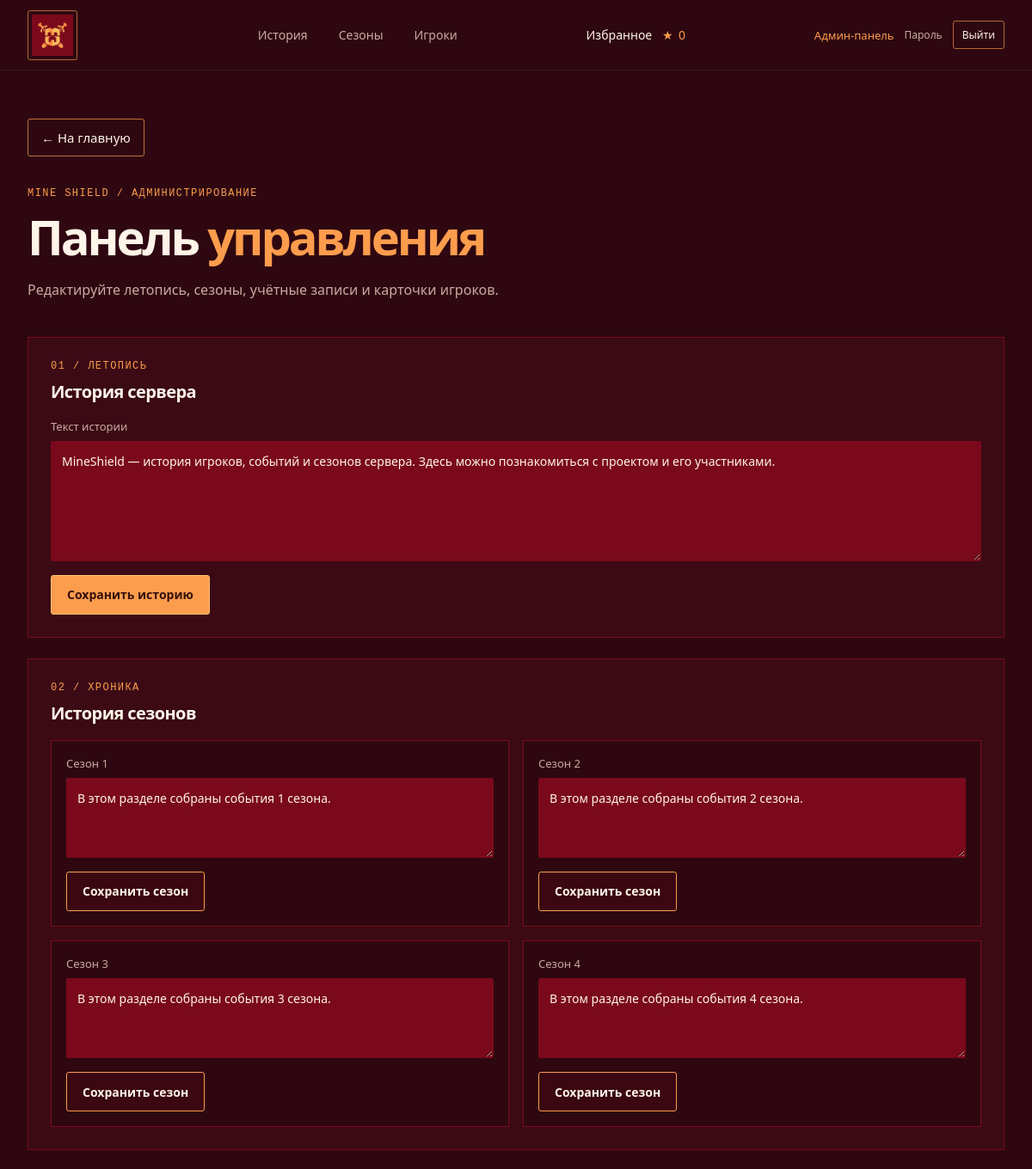
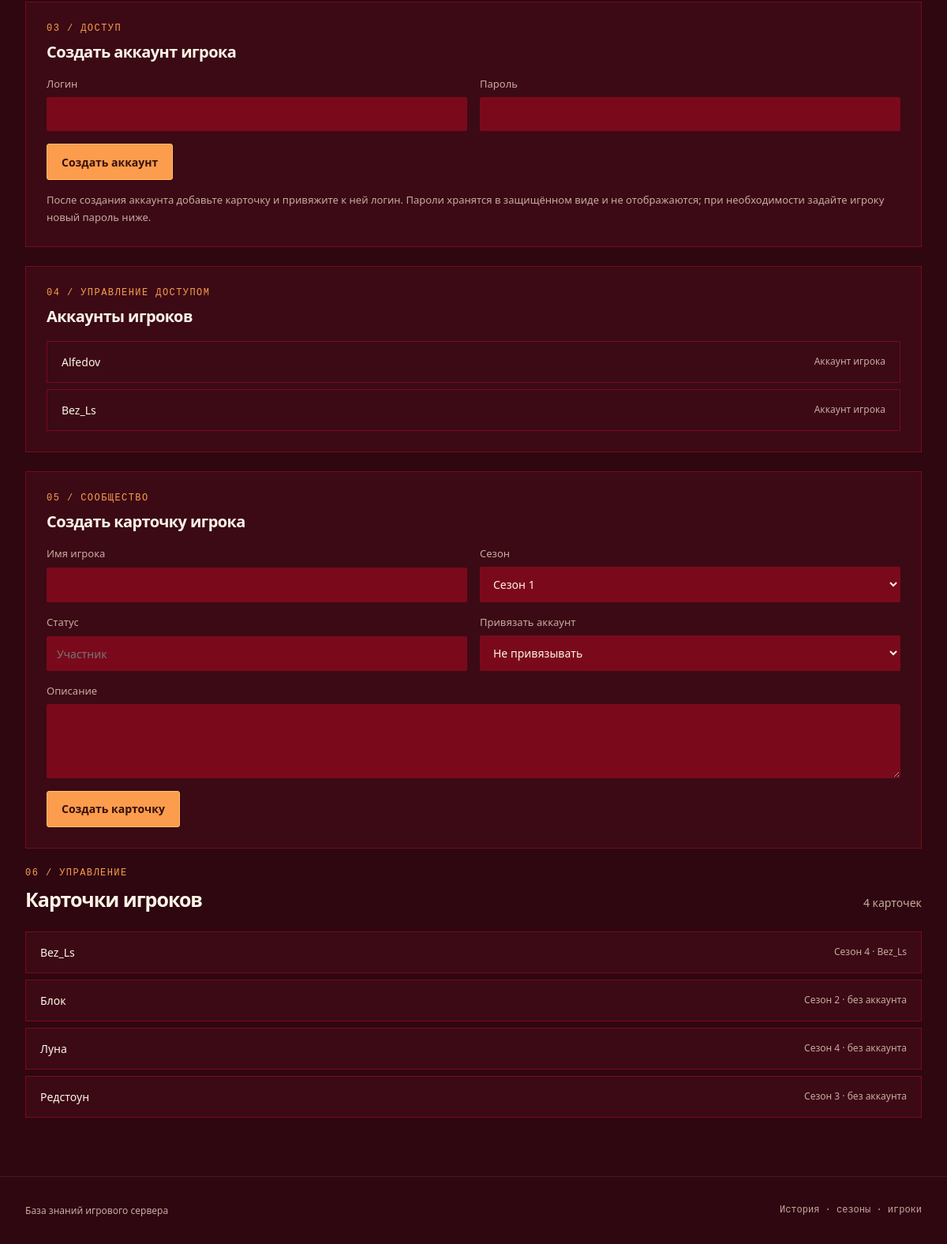
/admin (signed in), run on the app's committed database (2 pictures, top to bottom).
### tables this page shows
CREATE TABLE server_history (
                id INTEGER PRIMARY KEY,
                text TEXT
            );

CREATE TABLE seasons (
                id INTEGER PRIMARY KEY,
                history_text TEXT
            );

CREATE TABLE accounts (
                username TEXT PRIMARY KEY,
                password TEXT,
                role TEXT
            );

CREATE TABLE players (
                id INTEGER PRIMARY KEY AUTOINCREMENT,
                name TEXT,
                season_id INTEGER,
                info TEXT,
                status TEXT,
                linked_account TEXT,
                image_file_id TEXT
            );

### mineshield.py (the view)
@app.get("/admin")
@role_required("admin")
def admin():
    return render_template(
        "admin.html",
        history_text=get_server_history(),
        seasons=get_seasons(),
        players=get_admin_players(),
        accounts=get_player_accounts(),
    )

### mineshield.py (called while the page is built)
@app.context_processor
def inject_template_state() -> dict[str, Any]:
    static_dir = Path(app.static_folder or BASE_DIR / "static")
    return {
        "logo_available": (static_dir / "images" / "logo.png").is_file(),
        "current_user": get_current_user(),
        "csrf_token": get_csrf_token,
    }

def get_csrf_token() -> str:
    if "csrf_token" not in session:
        session["csrf_token"] = secrets.token_urlsafe(32)
    return session["csrf_token"]

def get_current_user() -> dict[str, str] | None:
    username = session.get("username")
    if not username:
        return None
    connection = connect_db()
    try:
        account = connection.execute(
            "SELECT username, role FROM accounts WHERE username = ?",
            (username,),
        ).fetchone()
    finally:
        connection.close()
    if account is None:
        session.clear()
        return None
    return dict(account)

def login_required(view: Callable) -> Callable:
    @wraps(view)
    def wrapped(*args, **kwargs):
        if get_current_user() is None:
            flash("Сначала войдите в аккаунт.", "error")
            return redirect(url_for("login"))
        return view(*args, **kwargs)
    return wrapped

def role_required(role: str) -> Callable:
    def decorate(view: Callable) -> Callable:
        @wraps(view)
        @login_required
        def wrapped(*args, **kwargs):
            user = get_current_user()
            if user is None or user["role"] != role:
                abort(403)
            return view(*args, **kwargs)
        return wrapped
    return decorate

def connect_db(db_path: Path | str | None = None) -> sqlite3.Connection:
    connection = sqlite3.connect(db_path or DB_PATH)
    connection.row_factory = sqlite3.Row
    return connection

def get_server_history() -> str:
    connection = connect_db()
    try:
        row = connection.execute(
            "SELECT text FROM server_history WHERE id = 1"
        ).fetchone()
        return row["text"] if row and row["text"] else "Информация пока не добавлена."
    finally:
        connection.close()

def get_seasons() -> list[sqlite3.Row]:
    connection = connect_db()
    try:
        return connection.execute(
            "SELECT id, history_text FROM seasons ORDER BY id"
        ).fetchall()
    finally:
        connection.close()

### templates/admin.html (shortened to what this page needs)
{% extends "base.html" %}
{% block content %}
<section class="page-hero">
  <a class="back-link" href="{{ url_for('home') }}">← На главную</a>
  <p class="eyebrow">MINE SHIELD / АДМИНИСТРИРОВАНИЕ</p>
  <h1>Панель <span>управления</span></h1>
  <p class="page-intro">Редактируйте летопись, сезоны, учётные записи и карточки игроков.</p>
</section>
<section class="admin-section form-panel">
  <p class="eyebrow">01 / ЛЕТОПИСЬ</p>
  <h2>История сервера</h2>
  <form class="site-form" action="{{ url_for('update_history') }}" method="post">
    <label>Текст истории
      <textarea name="text" rows="5" maxlength="10000" required>{{ history_text }}</textarea>
    </label>
    <button class="button button-primary" type="submit">Сохранить историю</button>
  </form>
</section>
<section class="admin-section form-panel">
  <p class="eyebrow">02 / ХРОНИКА</p>
  <h2>История сезонов</h2>
  <div class="admin-grid">
    {% for season in seasons %}
    <form class="site-form nested-form" action="{{ url_for('update_season', season_id=season.id) }}" method="post">
      <label>Сезон {{ season.id }}
        <textarea name="history_text" rows="3" maxlength="5000" required>{{ season.history_text }}</textarea>
      </label>
      <button class="button button-secondary" type="submit">Сохранить сезон</button>
    </form>
    {% endfor %}
  </div>
</section>
<section class="admin-section form-panel">
  <p class="eyebrow">03 / ДОСТУП</p>
  <h2>Создать аккаунт игрока</h2>
  <form class="site-form form-inline" action="{{ url_for('create_player_account') }}" method="post">
    <label>Логин
      <input name="username" required minlength="3" maxlength="32" autocomplete="off">
    </label>
    <label>Пароль
      <input type="password" name="password" required minlength="8" maxlength="128" autocomplete="new-password">
    </label>
    <button class="button button-primary" type="submit">Создать аккаунт</button>
  </form>
  <p class="form-hint">После создания аккаунта добавьте карточку и привяжите к ней логин. Пароли хранятся в защищённом виде и не отображаются; при необходимости задайте игроку новый пароль ниже.</p>
</section>
<section class="admin-section form-panel">
  <p class="eyebrow">04 / УПРАВЛЕНИЕ ДОСТУПОМ</p>
  <h2>Аккаунты игроков</h2>
  <div class="admin-card-list">
    {% for account in accounts %}
    <details class="admin-player">
      <summary><span>{{ account.username }}</span><span>Аккаунт игрока</span></summary>
    </details>
    {% else %}
    <div class="empty-state"><h2>Аккаунтов пока нет</h2><p>Создайте первый аккаунт выше.</p></div>
    {% endfor %}
  </div>
</section>
<section class="admin-section form-panel">
  <p class="eyebrow">05 / СООБЩЕСТВО</p>
  <h2>Создать карточку игрока</h2>
  <form class="site-form admin-grid" action="{{ url_for('create_player_card') }}" method="post">
    <label>Имя игрока
      <input name="name" required maxlength="80">
    </label>
    <label>Сезон
      <select name="season_id" required>
        {% for season in seasons %}<option value="{{ season.id }}">Сезон {{ season.id }}</option>{% endfor %}
      </select>
    </label>
    <label>Статус
      <input name="status" maxlength="80" placeholder="Участник">
    </label>
    <label>Привязать аккаунт
      <select name="linked_account">
        <option value="">Не привязывать</option>
      </select>
    </label>
    <label class="full-width">Описание
      <textarea name="info" rows="3" maxlength="2000"></textarea>
    </label>
    <button class="button button-primary" type="submit">Создать карточку</button>
  </form>
</section>
<section class="admin-section">
  <div class="section-heading"><div><p class="eyebrow">06 / УПРАВЛЕНИЕ</p><h2>Карточки игроков</h2></div><span class="section-subtitle">{{ players|length }} карточек</span></div>
  <div class="admin-card-list">
    {% for player in players %}
    <details class="admin-player">
      <summary><span>{{ player.name }}</span><span>Сезон {{ player.season_id }} · {{ player.linked_account or "без аккаунта" }}</span></summary>
    </details>
    {% else %}
    <div class="empty-state"><h2>Карточек пока нет</h2><p>Создайте первую карточку выше.</p></div>
    {% endfor %}
  </div>
</section>
{% endblock %}

### templates/base.html (shortened to what this page needs)
<!doctype html>
<html lang="ru">
  <head>
    <link rel="stylesheet" href="{{ url_for('static', filename='style.css', v=10) }}">
  </head>
  <body>
    <header class="site-header">
      <a class="brand" href="{{ url_for('home') }}" aria-label="MineShield — главная">
        {% if logo_available %}
        <img class="brand-logo" src="{{ url_for('static', filename='images/logo.png') }}" alt="MineShield">
        {% else %}
        <span class="brand-mark">M</span>
        <span class="brand-name">MINE<span>SHIELD</span></span>
        {% endif %}
      </a>
      <nav class="main-nav" aria-label="Основная навигация">
        <a href="{{ url_for('history') }}" {% if request.path == '/history' %}aria-current="page"{% endif %}>История</a>
        <a href="{{ url_for('seasons') }}" {% if request.path.startswith('/seasons') %}aria-current="page"{% endif %}>Сезоны</a>
        <a href="{{ url_for('players') }}" {% if request.path.startswith('/players') %}aria-current="page"{% endif %}>Игроки</a>
      </nav>
      <a class="header-link" href="{{ url_for('favorites') }}" aria-label="Избранное" {% if request.path == '/favorites' %}aria-current="page"{% endif %}>
        Избранное <span aria-hidden="true">★ <span data-favorite-count>0</span></span>
      </a>
      {% if current_user %}
      <div class="account-menu">
        {% if current_user.role == 'admin' %}
        <a href="{{ url_for('admin') }}" {% if request.path.startswith('/admin') %}aria-current="page"{% endif %}>Админ-панель</a>
        {% else %}
        <a href="{{ url_for('profile') }}" {% if request.path == '/profile' %}aria-current="page"{% endif %}>{{ current_user.username }}</a>
        {% endif %}
        <a class="account-settings" href="{{ url_for('change_password') }}">Пароль</a>
        <form action="{{ url_for('logout') }}" method="post">
          <button type="submit">Выйти</button>
        </form>
      </div>
      {% else %}
      <a class="header-login" href="{{ url_for('login') }}" {% if request.path == '/login' %}aria-current="page"{% endif %}>Войти</a>
      {% endif %}
    </header>
    <main>
      {% block content %}{% endblock %}
    </main>
    <footer class="site-footer">
      <p>База знаний игрового сервера</p>
      <span class="footer-note">История · сезоны · игроки</span>
    </footer>
  </body>
</html>

### data on the page
server_history: text "MineShield — история игроков, событий и сезонов сервера. Здесь можно познакомиться с проектом и его участниками."
seasons: id "1", history_text "В этом разделе собраны события 1 сезона."
seasons: id "2", history_text "В этом разделе собраны события 2 сезона."
seasons: id "3", history_text "В этом разделе собраны события 3 сезона."
seasons: id "4", history_text "В этом разделе собраны события 4 сезона."
accounts: username "Alfedov"
accounts: username "Bez_Ls"
players: name "Bez_Ls", season_id "4", linked_account "Bez_Ls"
players: name "Блок", season_id "2", linked_account "без аккаунта"
players: name "Луна", season_id "4", linked_account "без аккаунта"
players: name "Редстоун", season_id "3", linked_account "без аккаунта"

### other printed values
{{ players|length }} "4"
